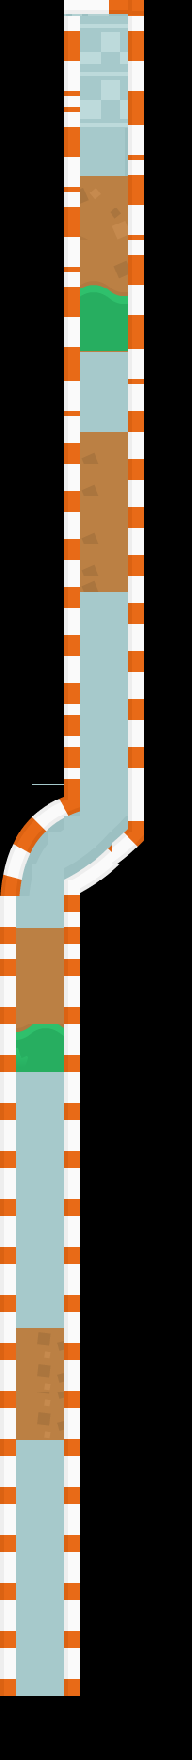

This game map was drawn from its Tiled (.tmx) file and the tilesets committed beside it. A one-line description and the trimmed map source follow:
An orthogonal 12x110 tile map with 16x16 px tiles, 2 tile layers (Слой тайлов 2, Слой тайлов 1), 2 tilesets and 6 objects (Hero).

<map version="1.9" tiledversion="1.9.2" orientation="orthogonal" renderorder="right-down" width="12" height="110" tilewidth="16" tileheight="16" infinite="0" nextlayerid="10" nextobjectid="18">
 <tileset firstgid="1" name="tilesmap" tilewidth="16" tileheight="16" spacing="1" tilecount="4795" columns="7">
  <image source="tilesmap.png" width="128" height="11648" />
 </tileset>
 <tileset firstgid="4796" name="PngItem" tilewidth="16" tileheight="16" spacing="1" tilecount="3360" columns="60">
  <image source="PngItem.png" width="1025" height="959" />
 </tileset>
 <layer id="3" name="Слой тайлов 2" width="12" height="110">
  <data>[1320 cells, 16 non-empty, 4 distinct tile ids]</data>
 </layer>
 <layer id="1" name="Слой тайлов 1" width="12" height="110">
  <data>[1320 cells, 551 non-empty, 153 distinct tile ids]</data>
 </layer>
 <objectgroup color="#000000" id="7" name="env">
  <object id="11" x="87.5" y="11" width="1" height="1" />
  <object id="12" x="108.5" y="11" width="5" height="5" rotation="5" />
  <object id="13" x="130" y="11" width="5" height="5" />
 </objectgroup>
 <objectgroup id="8" name="dyn">
  <object id="14" x="56" y="1448.5" width="3" height="3" rotation="5" />
  <object id="15" x="24" y="1304.5" width="5" height="5" rotation="5" />
 </objectgroup>
 <objectgroup id="9" name="hero">
  <object id="16" name="Hero" x="111" y="816.5" width="15.5" height="30">
   <properties>
    <property name="RED" type="color" value="#ffaa0000" />
   </properties>
  </object>
 </objectgroup>
</map>